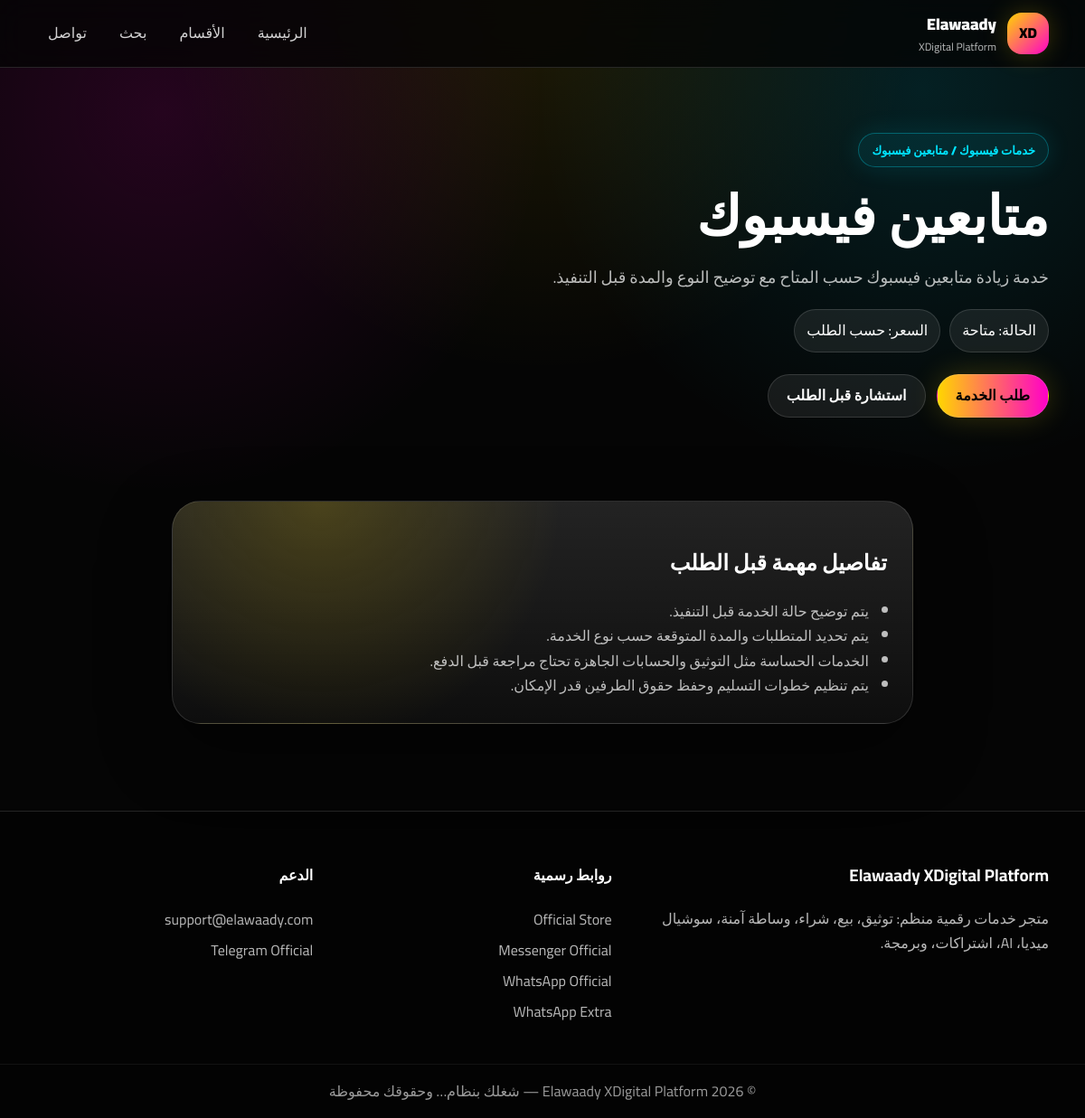
Screenshot of /service.php?id=1 with the database file from the repository.
### tables this page shows
CREATE TABLE store_services (
    id INT AUTO_INCREMENT PRIMARY KEY,
    category_id INT NOT NULL,
    subcategory_id INT NULL,
    name VARCHAR(255) NOT NULL,
    description TEXT,
    price DECIMAL(10,2) DEFAULT 0,
    service_link VARCHAR(255),
    status VARCHAR(50) DEFAULT 'متاحة',
    image VARCHAR(255),
    sort_order INT DEFAULT 0,
    is_active TINYINT(1) DEFAULT 1,
    created_at TIMESTAMP DEFAULT CURRENT_TIMESTAMP,
    FOREIGN KEY (category_id) REFERENCES store_categories(id) ON DELETE CASCADE,
    FOREIGN KEY (subcategory_id) REFERENCES store_subcategories(id) ON DELETE SET NULL
);

CREATE TABLE store_categories (
    id INT AUTO_INCREMENT PRIMARY KEY,
    name VARCHAR(255) NOT NULL,
    description TEXT,
    icon VARCHAR(50) DEFAULT '✨',
    sort_order INT DEFAULT 0,
    is_active TINYINT(1) DEFAULT 1,
    created_at TIMESTAMP DEFAULT CURRENT_TIMESTAMP
);

CREATE TABLE store_subcategories (
    id INT AUTO_INCREMENT PRIMARY KEY,
    category_id INT NOT NULL,
    name VARCHAR(255) NOT NULL,
    description TEXT,
    icon VARCHAR(50) DEFAULT '•',
    sort_order INT DEFAULT 0,
    is_active TINYINT(1) DEFAULT 1,
    created_at TIMESTAMP DEFAULT CURRENT_TIMESTAMP,
    FOREIGN KEY (category_id) REFERENCES store_categories(id) ON DELETE CASCADE
);

### db_connect.php (called while the page is built, shortened)
<?php
function e($value) {
    return htmlspecialchars((string)$value, ENT_QUOTES, 'UTF-8');
}
function fetch_all($conn, $sql, $types = "", ...$params) {
    $stmt = $conn->prepare($sql);
    if ($types !== "") {
        $stmt->bind_param($types, ...$params);
    }
    $stmt->execute();
    return $stmt->get_result()->fetch_all(MYSQLI_ASSOC);
}
function fetch_one($conn, $sql, $types = "", ...$params) {
    $rows = fetch_all($conn, $sql, $types, ...$params);
    return $rows[0] ?? null;
}
?>

### service.php (the view, shortened to what this page needs)
<?php
require_once "db_connect.php";
$id = isset($_GET['id']) ? (int)$_GET['id'] : 0;
$service = fetch_one($conn, "
    SELECT s.*, c.name AS category_name, sc.name AS subcategory_name
    FROM store_services s
    LEFT JOIN store_categories c ON c.id=s.category_id
    LEFT JOIN store_subcategories sc ON sc.id=s.subcategory_id
    WHERE s.id=? AND s.is_active=1
", "i", $id);
require_once "header.php";
?>
<section class="page-hero">
    <div class="container">
        <span class="pill"><?= e($service['category_name']) ?> <?= $service['subcategory_name'] ? " / " . e($service['subcategory_name']) : "" ?></span>
        <h1><?= e($service['name']) ?></h1>
        <p><?= e($service['description']) ?></p>
        <div class="service-meta">
            <span>الحالة: <?= e($service['status']) ?></span>
            <span>السعر: <?= $service['price'] > 0 ? e(number_format($service['price'], 2)) . " ج.م" : "حسب الطلب" ?></span>
        </div>
        <div class="hero-actions">
            <a class="btn btn-primary" href="<?= e($service['service_link'] ?: 'contact.php') ?>" target="<?= $service['service_link'] ? '_blank' : '_self' ?>">طلب الخدمة</a>
            <a class="btn btn-secondary" href="contact.php">استشارة قبل الطلب</a>
        </div>
    </div>
</section>
<section class="section">
    <div class="container narrow">
        <div class="vip-panel">
            <h2>تفاصيل مهمة قبل الطلب</h2>
            <ul class="clean-list">
                <li>يتم توضيح حالة الخدمة قبل التنفيذ.</li>
                <li>يتم تحديد المتطلبات والمدة المتوقعة حسب نوع الخدمة.</li>
                <li>الخدمات الحساسة مثل التوثيق والحسابات الجاهزة تحتاج مراجعة قبل الدفع.</li>
                <li>يتم تنظيم خطوات التسليم وحفظ حقوق الطرفين قدر الإمكان.</li>
            </ul>
        </div>
    </div>
</section>
<?php require_once "footer.php"; ?>

### style.css (style rules this page uses)
:root { --bg: #050505; --panel: rgba(255,255,255,.075); --panel-2: rgba(255,255,255,.11); --line: rgba(255,255,255,.13); --text: #ffffff; --muted: rgba(255,255,255,.72); --cyan: #00e5ff; --gold: #ffd600; --magenta: #ff00c8; --green: #25d366; --radius: 24px; --shadow: 0 28px 80px rgba(0,0,0,.45); }
* { box-sizing: border-box; }
html { scroll-behavior: smooth; }
body { margin: 0; font-family: "Cairo", sans-serif; background: radial-gradient(circle at 15% 10%, rgba(255,0,200,.13), transparent 28%), radial-gradient(circle at 85% 8%, rgba(0,229,255,.12), transparent 28%), radial-gradient(circle at 50% 0%, rgba(255,214,0,.10), transparent 30%), #050505; color: var(--text); line-height: 1.7; }
a { color: inherit; text-decoration: none; }
.container { width: min(1120px, calc(100% - 32px)); margin: auto; }
.narrow { max-width: 820px; }
.hero, .page-hero { padding: 72px 0 44px; }
.pill { display: inline-flex; align-items: center; width: fit-content; padding: 7px 14px; border-radius: 999px; color: var(--cyan); background: rgba(0,229,255,.08); border: 1px solid rgba(0,229,255,.30); font-size: 13px; font-weight: 900; box-shadow: 0 0 28px rgba(0,229,255,.12); }
.hero h1, .page-hero h1 { font-size: clamp(34px, 5vw, 62px); line-height: 1.18; margin: 18px 0 18px; font-weight: 900; }
.hero p, .page-hero p { color: var(--muted); font-size: 18px; max-width: 720px; }
.hero-actions { display: flex; gap: 12px; flex-wrap: wrap; margin-top: 24px; }
.btn { display: inline-flex; align-items: center; justify-content: center; min-height: 48px; padding: 0 20px; border-radius: 999px; border: 1px solid var(--line); font-weight: 900; }
.btn-primary { color: #000; background: linear-gradient(90deg, var(--gold), var(--magenta)); box-shadow: 0 0 32px rgba(255,214,0,.2); }
.btn-secondary { background: var(--panel); color: #fff; }
.hero-card, .vip-panel { position: relative; overflow: hidden; padding: 28px; border-radius: 32px; background: radial-gradient(circle at 20% 0%, rgba(255,214,0,.18), transparent 38%), linear-gradient(180deg, rgba(255,255,255,.12), rgba(255,255,255,.04)); border: 1px solid var(--line); box-shadow: var(--shadow); }
.section { padding: 48px 0; }
.service-meta { display: flex; gap: 10px; flex-wrap: wrap; margin-top: 20px; }
.service-meta span { padding: 9px 13px; border-radius: 999px; background: var(--panel); border: 1px solid var(--line); }
.clean-list { margin: 16px 0 0; padding: 0 20px 0 0; color: var(--muted); }

### rows the page displays
store_services: category.name "خدمات فيسبوك", subcategory.name "متابعين فيسبوك", name "متابعين فيسبوك", description "خدمة زيادة متابعين فيسبوك حسب المتاح مع توضيح النوع والمدة قبل التنفيذ.", status "متاحة"
